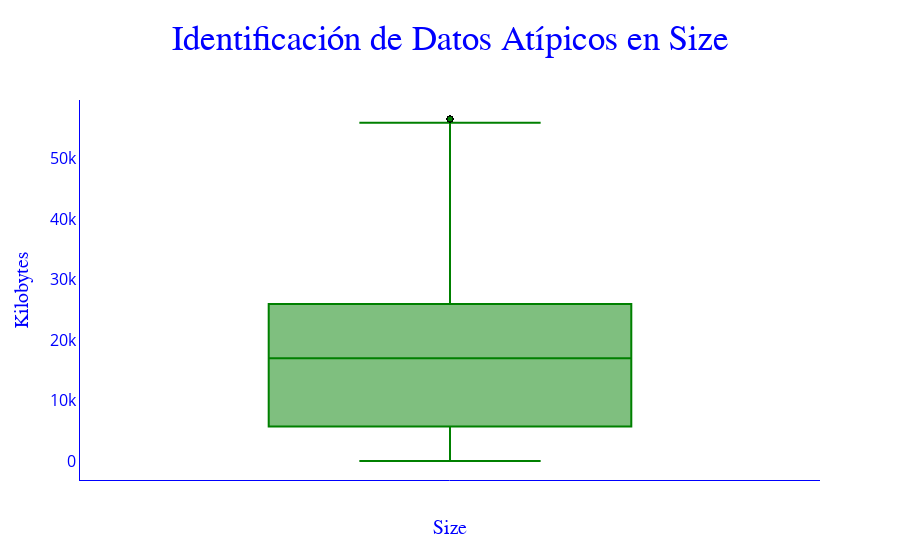

Notebook cell for this chart:
### Code cell
#  Boxplot Datos Atípicos de la columna Size

fig = px.box(df_google_sin_duplicados, y= df_google_sin_duplicados['Size'],
             title="Identificación de Datos Atípicos",
             labels={"Size": "Size (kb)", "Valor": "Valor"},
             )

# Personalizar el diseño del gráfico (fig.update_layout())

fig.update_layout(title=dict(text="Identificación de Datos Atípicos en Size",
                              font=dict(size=35, color="blue", family="Arial"),           # size me determina el tamaño del titulo
                              pad=dict(b=30, l=0, r=0, t=30), x=0.5),                     # X=0.5  me centra el titulo en el gráfico
                  xaxis=dict(title=dict(text= "Size", font=dict(color="blue", size=20, family="Arial")),  # Personalizo label del eje X
                              showline=True, linewidth=1, linecolor='blue',                                   # Para ver la linea del eje X y personalizarla
                              tickfont=dict(color='blue', size=16)),                                          # Personalizo ticks del eje X
                  yaxis=dict(title=dict(text="Kilobytes", font=dict(color="blue", size=20, family="Arial")),
                              showline=True, linewidth=1, linecolor='blue',
                              tickfont=dict(color='blue', size=16)),
                  paper_bgcolor="white",                                           # Establece el color de fondo del área del papel.
                  plot_bgcolor="white")                                            # Establece el color de fondo del área del gráfico

#  Personalizar color y bordes del boxplot (fig.update_traces( ))
fig.update_traces(marker=dict(color='green', line=dict(color='black', width=1)))

# Mostrar el gráfico
fig.show()

### Figure 1 — Plotly figure (JSON) as saved in the notebook; plotly's stock layout.template omitted (floating-point values rounded to 4 significant figures; data arrays with more than 128 entries replaced by an {"elided": "..."} marker saying what was removed)
{"data": [{"alignmentgroup": "True", "hovertemplate": "Size (kb)=%{y}<extra></extra>", "legendgroup": "", "marker": {"color": "green", "line": {"color": "black", "width": 1}}, "name": "", "notched": false, "offsetgroup": "", "orientation": "v", "showlegend": false, "type": "box", "x0": " ", "xaxis": "x", "y": {"elided": "10342 float values"}, "y0": " ", "yaxis": "y"}], "layout": {"boxmode": "group", "legend": {"tracegroupgap": 0}, "paper_bgcolor": "white", "plot_bgcolor": "white", "title": {"font": {"color": "blue", "family": "Arial", "size": 35}, "pad": {"b": 30, "l": 0, "r": 0, "t": 30}, "text": "Identificación de Datos Atípicos en Size", "x": 0.5}, "xaxis": {"anchor": "y", "domain": [0, 1], "linecolor": "blue", "linewidth": 1, "showline": true, "tickfont": {"color": "blue", "size": 16}, "title": {"font": {"color": "blue", "family": "Arial", "size": 20}, "text": "Size"}}, "yaxis": {"anchor": "x", "domain": [0, 1], "linecolor": "blue", "linewidth": 1, "showline": true, "tickfont": {"color": "blue", "size": 16}, "title": {"font": {"color": "blue", "family": "Arial", "size": 20}, "text": "Kilobytes"}}}}
